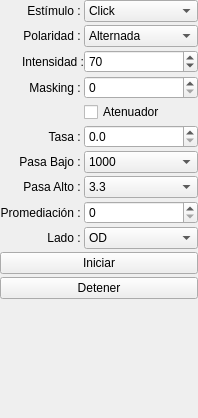
<?xml version="1.0" encoding="UTF-8"?>
<ui version="4.0">
 <class>Abr_Config</class>
 <widget class="QWidget" name="Abr_Config">
  <property name="geometry">
   <rect>
    <x>0</x>
    <y>0</y>
    <width>198</width>
    <height>418</height>
   </rect>
  </property>
  <property name="windowTitle">
   <string>Form</string>
  </property>
  <layout class="QGridLayout" name="gridLayout">
   <property name="leftMargin">
    <number>0</number>
   </property>
   <property name="topMargin">
    <number>0</number>
   </property>
   <property name="rightMargin">
    <number>0</number>
   </property>
   <property name="bottomMargin">
    <number>0</number>
   </property>
   <property name="horizontalSpacing">
    <number>0</number>
   </property>
   <property name="verticalSpacing">
    <number>3</number>
   </property>
   <item row="2" column="0">
    <widget class="QLabel" name="lbl_int">
     <property name="sizePolicy">
      <sizepolicy hsizetype="Minimum" vsizetype="Preferred">
       <horstretch>0</horstretch>
       <verstretch>0</verstretch>
      </sizepolicy>
     </property>
     <property name="text">
      <string>Intensidad :</string>
     </property>
     <property name="alignment">
      <set>Qt::AlignRight|Qt::AlignTrailing|Qt::AlignVCenter</set>
     </property>
    </widget>
   </item>
   <item row="11" column="1">
    <widget class="QComboBox" name="cb_side">
     <property name="statusTip">
      <string>Lado de estimulación</string>
     </property>
     <item>
      <property name="text">
       <string>OD</string>
      </property>
     </item>
     <item>
      <property name="text">
       <string>OI</string>
      </property>
     </item>
    </widget>
   </item>
   <item row="14" column="1">
    <spacer name="verticalSpacer">
     <property name="orientation">
      <enum>Qt::Vertical</enum>
     </property>
     <property name="sizeHint" stdset="0">
      <size>
       <width>20</width>
       <height>40</height>
      </size>
     </property>
    </spacer>
   </item>
   <item row="1" column="0">
    <widget class="QLabel" name="lbl_pol">
     <property name="sizePolicy">
      <sizepolicy hsizetype="Minimum" vsizetype="Preferred">
       <horstretch>0</horstretch>
       <verstretch>0</verstretch>
      </sizepolicy>
     </property>
     <property name="text">
      <string>Polaridad : </string>
     </property>
     <property name="alignment">
      <set>Qt::AlignRight|Qt::AlignTrailing|Qt::AlignVCenter</set>
     </property>
    </widget>
   </item>
   <item row="0" column="0">
    <widget class="QLabel" name="lbl_stim">
     <property name="sizePolicy">
      <sizepolicy hsizetype="Minimum" vsizetype="Preferred">
       <horstretch>0</horstretch>
       <verstretch>0</verstretch>
      </sizepolicy>
     </property>
     <property name="layoutDirection">
      <enum>Qt::LeftToRight</enum>
     </property>
     <property name="text">
      <string>Estímulo : </string>
     </property>
     <property name="alignment">
      <set>Qt::AlignRight|Qt::AlignTrailing|Qt::AlignVCenter</set>
     </property>
    </widget>
   </item>
   <item row="6" column="1">
    <widget class="QComboBox" name="cb_filter_down">
     <property name="statusTip">
      <string>Filtro pasa bajo</string>
     </property>
     <item>
      <property name="text">
       <string>1000</string>
      </property>
     </item>
     <item>
      <property name="text">
       <string>1500</string>
      </property>
     </item>
     <item>
      <property name="text">
       <string>2000</string>
      </property>
     </item>
     <item>
      <property name="text">
       <string>2500</string>
      </property>
     </item>
     <item>
      <property name="text">
       <string>3000</string>
      </property>
     </item>
     <item>
      <property name="text">
       <string>3500</string>
      </property>
     </item>
     <item>
      <property name="text">
       <string>4000</string>
      </property>
     </item>
     <item>
      <property name="text">
       <string>4500</string>
      </property>
     </item>
    </widget>
   </item>
   <item row="7" column="0">
    <widget class="QLabel" name="lbl_passhigh">
     <property name="sizePolicy">
      <sizepolicy hsizetype="Minimum" vsizetype="Preferred">
       <horstretch>0</horstretch>
       <verstretch>0</verstretch>
      </sizepolicy>
     </property>
     <property name="text">
      <string>Pasa Alto : </string>
     </property>
     <property name="alignment">
      <set>Qt::AlignRight|Qt::AlignTrailing|Qt::AlignVCenter</set>
     </property>
    </widget>
   </item>
   <item row="2" column="1">
    <widget class="QSpinBox" name="sb_intencity">
     <property name="statusTip">
      <string>Intensidad del estímulo</string>
     </property>
     <property name="maximum">
      <number>120</number>
     </property>
     <property name="singleStep">
      <number>5</number>
     </property>
     <property name="value">
      <number>70</number>
     </property>
    </widget>
   </item>
   <item row="7" column="1">
    <widget class="QComboBox" name="cb_filter_up">
     <property name="statusTip">
      <string>Filtro pasa alto</string>
     </property>
     <item>
      <property name="text">
       <string>3.3</string>
      </property>
     </item>
     <item>
      <property name="text">
       <string>10</string>
      </property>
     </item>
     <item>
      <property name="text">
       <string>33</string>
      </property>
     </item>
     <item>
      <property name="text">
       <string>50</string>
      </property>
     </item>
     <item>
      <property name="text">
       <string>100</string>
      </property>
     </item>
     <item>
      <property name="text">
       <string>150</string>
      </property>
     </item>
     <item>
      <property name="text">
       <string>200</string>
      </property>
     </item>
     <item>
      <property name="text">
       <string>250</string>
      </property>
     </item>
    </widget>
   </item>
   <item row="0" column="1">
    <widget class="QComboBox" name="cb_stim">
     <property name="statusTip">
      <string>Tipo de estímulo</string>
     </property>
     <item>
      <property name="text">
       <string>Click</string>
      </property>
     </item>
     <item>
      <property name="text">
       <string>Ls-chirp</string>
      </property>
     </item>
     <item>
      <property name="text">
       <string>Chirp</string>
      </property>
     </item>
     <item>
      <property name="text">
       <string>Burst 500Hz</string>
      </property>
     </item>
     <item>
      <property name="text">
       <string>Burst 1kHz</string>
      </property>
     </item>
     <item>
      <property name="text">
       <string>Burst 2kHz</string>
      </property>
     </item>
     <item>
      <property name="text">
       <string>Burst 4kHz</string>
      </property>
     </item>
    </widget>
   </item>
   <item row="11" column="0">
    <widget class="QLabel" name="label_9">
     <property name="sizePolicy">
      <sizepolicy hsizetype="Minimum" vsizetype="Preferred">
       <horstretch>0</horstretch>
       <verstretch>0</verstretch>
      </sizepolicy>
     </property>
     <property name="text">
      <string>Lado : </string>
     </property>
     <property name="alignment">
      <set>Qt::AlignRight|Qt::AlignTrailing|Qt::AlignVCenter</set>
     </property>
    </widget>
   </item>
   <item row="13" column="0" colspan="2">
    <widget class="QPushButton" name="btn_stop">
     <property name="statusTip">
      <string>Detener Prueba</string>
     </property>
     <property name="text">
      <string>Detener</string>
     </property>
    </widget>
   </item>
   <item row="6" column="0">
    <widget class="QLabel" name="lbl_passdown">
     <property name="sizePolicy">
      <sizepolicy hsizetype="Minimum" vsizetype="Preferred">
       <horstretch>0</horstretch>
       <verstretch>0</verstretch>
      </sizepolicy>
     </property>
     <property name="text">
      <string>Pasa Bajo : </string>
     </property>
     <property name="alignment">
      <set>Qt::AlignRight|Qt::AlignTrailing|Qt::AlignVCenter</set>
     </property>
    </widget>
   </item>
   <item row="10" column="0">
    <widget class="QLabel" name="label_8">
     <property name="sizePolicy">
      <sizepolicy hsizetype="Maximum" vsizetype="Preferred">
       <horstretch>0</horstretch>
       <verstretch>0</verstretch>
      </sizepolicy>
     </property>
     <property name="text">
      <string>Promediación : </string>
     </property>
     <property name="alignment">
      <set>Qt::AlignRight|Qt::AlignTrailing|Qt::AlignVCenter</set>
     </property>
    </widget>
   </item>
   <item row="3" column="1">
    <widget class="QSpinBox" name="sb_mskg">
     <property name="statusTip">
      <string>Intensidad del enmascaramiento</string>
     </property>
     <property name="maximum">
      <number>100</number>
     </property>
     <property name="singleStep">
      <number>5</number>
     </property>
    </widget>
   </item>
   <item row="4" column="1">
    <widget class="QCheckBox" name="ch_atten">
     <property name="statusTip">
      <string>Activar atenuador de intensidad en el inicio</string>
     </property>
     <property name="text">
      <string>Atenuador</string>
     </property>
    </widget>
   </item>
   <item row="3" column="0">
    <widget class="QLabel" name="lbl_mkg">
     <property name="sizePolicy">
      <sizepolicy hsizetype="Minimum" vsizetype="Preferred">
       <horstretch>0</horstretch>
       <verstretch>0</verstretch>
      </sizepolicy>
     </property>
     <property name="text">
      <string>Masking : </string>
     </property>
     <property name="alignment">
      <set>Qt::AlignRight|Qt::AlignTrailing|Qt::AlignVCenter</set>
     </property>
    </widget>
   </item>
   <item row="5" column="0">
    <widget class="QLabel" name="lbl_rate">
     <property name="sizePolicy">
      <sizepolicy hsizetype="Minimum" vsizetype="Preferred">
       <horstretch>0</horstretch>
       <verstretch>0</verstretch>
      </sizepolicy>
     </property>
     <property name="text">
      <string>Tasa : </string>
     </property>
     <property name="alignment">
      <set>Qt::AlignRight|Qt::AlignTrailing|Qt::AlignVCenter</set>
     </property>
    </widget>
   </item>
   <item row="12" column="0" colspan="2">
    <widget class="QPushButton" name="btn_start">
     <property name="statusTip">
      <string>Iniciar Prueba</string>
     </property>
     <property name="text">
      <string>Iniciar</string>
     </property>
    </widget>
   </item>
   <item row="10" column="1">
    <widget class="QSpinBox" name="sb_prom">
     <property name="statusTip">
      <string>Número de promediaciones</string>
     </property>
     <property name="buttonSymbols">
      <enum>QAbstractSpinBox::UpDownArrows</enum>
     </property>
     <property name="accelerated">
      <bool>true</bool>
     </property>
     <property name="maximum">
      <number>8000</number>
     </property>
     <property name="singleStep">
      <number>10</number>
     </property>
    </widget>
   </item>
   <item row="5" column="1">
    <widget class="QDoubleSpinBox" name="sb_rate">
     <property name="statusTip">
      <string>Tasa de estimulación</string>
     </property>
     <property name="decimals">
      <number>1</number>
     </property>
    </widget>
   </item>
   <item row="1" column="1">
    <widget class="QComboBox" name="cb_pol">
     <property name="statusTip">
      <string>Polaridad del estímulo</string>
     </property>
     <item>
      <property name="text">
       <string>Alternada</string>
      </property>
     </item>
     <item>
      <property name="text">
       <string>Condensación</string>
      </property>
     </item>
     <item>
      <property name="text">
       <string>Rarefacción</string>
      </property>
     </item>
    </widget>
   </item>
  </layout>
 </widget>
 <resources/>
 <connections/>
</ui>
